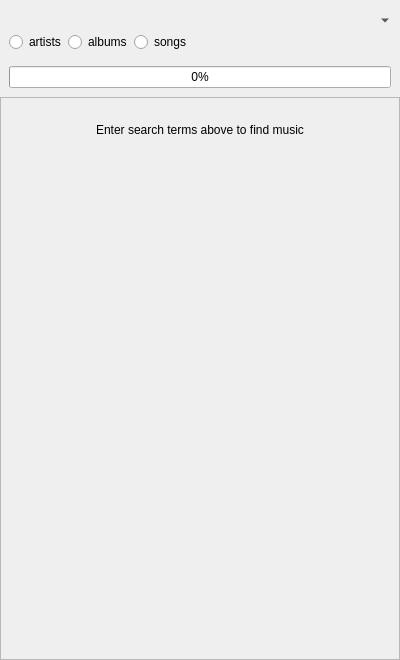
<?xml version="1.0" encoding="UTF-8"?>
<ui version="4.0">
 <class>StreamingSearchView</class>
 <widget class="QWidget" name="StreamingSearchView">
  <property name="geometry">
   <rect>
    <x>0</x>
    <y>0</y>
    <width>400</width>
    <height>660</height>
   </rect>
  </property>
  <property name="windowTitle">
   <string>Streaming Search View</string>
  </property>
  <layout class="QVBoxLayout" name="verticalLayout">
   <property name="spacing">
    <number>0</number>
   </property>
   <property name="leftMargin">
    <number>0</number>
   </property>
   <property name="topMargin">
    <number>0</number>
   </property>
   <property name="rightMargin">
    <number>0</number>
   </property>
   <property name="bottomMargin">
    <number>0</number>
   </property>
   <item>
    <widget class="QWidget" name="widget_search" native="true">
     <layout class="QHBoxLayout" name="horizontalLayout">
      <property name="spacing">
       <number>0</number>
      </property>
      <item>
       <layout class="QVBoxLayout" name="layout_top" stretch="0,0,0">
        <item>
         <layout class="QHBoxLayout" name="layout_search">
          <item>
           <widget class="SearchField" name="search" native="true">
            <property name="placeholderText" stdset="0">
             <string/>
            </property>
           </widget>
          </item>
          <item>
           <widget class="QToolButton" name="settings">
            <property name="minimumSize">
             <size>
              <width>20</width>
              <height>0</height>
             </size>
            </property>
            <property name="accessibleName">
             <string>MenuPopupToolButton</string>
            </property>
            <property name="iconSize">
             <size>
              <width>16</width>
              <height>16</height>
             </size>
            </property>
            <property name="popupMode">
             <enum>QToolButton::MenuButtonPopup</enum>
            </property>
            <property name="autoRaise">
             <bool>true</bool>
            </property>
           </widget>
          </item>
         </layout>
        </item>
        <item>
         <widget class="QWidget" name="widget_searchby" native="true">
          <property name="minimumSize">
           <size>
            <width>0</width>
            <height>20</height>
           </size>
          </property>
          <layout class="QHBoxLayout" name="horizontalLayout_2">
           <property name="spacing">
            <number>2</number>
           </property>
           <property name="leftMargin">
            <number>0</number>
           </property>
           <property name="topMargin">
            <number>0</number>
           </property>
           <property name="rightMargin">
            <number>0</number>
           </property>
           <property name="bottomMargin">
            <number>0</number>
           </property>
           <item>
            <widget class="QRadioButton" name="radiobutton_search_artists">
             <property name="text">
              <string>artists</string>
             </property>
            </widget>
           </item>
           <item>
            <widget class="QRadioButton" name="radiobutton_search_albums">
             <property name="text">
              <string>albums</string>
             </property>
            </widget>
           </item>
           <item>
            <widget class="QRadioButton" name="radiobutton_search_songs">
             <property name="text">
              <string>songs</string>
             </property>
            </widget>
           </item>
           <item>
            <spacer name="spacer_searchby">
             <property name="orientation">
              <enum>Qt::Horizontal</enum>
             </property>
             <property name="sizeHint" stdset="0">
              <size>
               <width>40</width>
               <height>20</height>
              </size>
             </property>
            </spacer>
           </item>
          </layout>
         </widget>
        </item>
        <item>
         <layout class="QVBoxLayout" name="layout_progress">
          <item>
           <widget class="QLabel" name="label_status">
            <property name="text">
             <string/>
            </property>
            <property name="wordWrap">
             <bool>true</bool>
            </property>
           </widget>
          </item>
          <item>
           <widget class="QProgressBar" name="progressbar">
            <property name="value">
             <number>0</number>
            </property>
           </widget>
          </item>
         </layout>
        </item>
       </layout>
      </item>
     </layout>
    </widget>
   </item>
   <item>
    <widget class="QStackedWidget" name="results_stack">
     <property name="currentIndex">
      <number>1</number>
     </property>
     <widget class="QWidget" name="results_page">
      <layout class="QVBoxLayout" name="verticalLayout_3">
       <property name="spacing">
        <number>0</number>
       </property>
       <property name="leftMargin">
        <number>0</number>
       </property>
       <property name="topMargin">
        <number>0</number>
       </property>
       <property name="rightMargin">
        <number>0</number>
       </property>
       <property name="bottomMargin">
        <number>0</number>
       </property>
       <item>
        <widget class="AutoExpandingTreeView" name="results">
         <property name="editTriggers">
          <set>QAbstractItemView::NoEditTriggers</set>
         </property>
         <property name="dragEnabled">
          <bool>true</bool>
         </property>
         <property name="dragDropMode">
          <enum>QAbstractItemView::DragOnly</enum>
         </property>
         <property name="selectionMode">
          <enum>QAbstractItemView::ExtendedSelection</enum>
         </property>
         <property name="allColumnsShowFocus">
          <bool>true</bool>
         </property>
         <attribute name="headerVisible">
          <bool>false</bool>
         </attribute>
        </widget>
       </item>
      </layout>
     </widget>
     <widget class="QWidget" name="help_page">
      <layout class="QVBoxLayout" name="verticalLayout_6">
       <property name="leftMargin">
        <number>0</number>
       </property>
       <property name="topMargin">
        <number>0</number>
       </property>
       <property name="rightMargin">
        <number>0</number>
       </property>
       <property name="bottomMargin">
        <number>0</number>
       </property>
       <item>
        <widget class="QScrollArea" name="help_frame">
         <property name="horizontalScrollBarPolicy">
          <enum>Qt::ScrollBarAlwaysOff</enum>
         </property>
         <property name="widgetResizable">
          <bool>true</bool>
         </property>
         <widget class="QWidget" name="help_frame_contents">
          <property name="geometry">
           <rect>
            <x>0</x>
            <y>0</y>
            <width>398</width>
            <height>518</height>
           </rect>
          </property>
          <layout class="QVBoxLayout" name="verticalLayout_5">
           <item>
            <widget class="QWidget" name="widget" native="true">
             <layout class="QVBoxLayout" name="verticalLayout_4">
              <property name="leftMargin">
               <number>32</number>
              </property>
              <property name="topMargin">
               <number>16</number>
              </property>
              <property name="rightMargin">
               <number>32</number>
              </property>
              <property name="bottomMargin">
               <number>64</number>
              </property>
              <item>
               <widget class="QLabel" name="label_helptext">
                <property name="text">
                 <string>Enter search terms above to find music</string>
                </property>
                <property name="alignment">
                 <set>Qt::AlignCenter</set>
                </property>
                <property name="wordWrap">
                 <bool>true</bool>
                </property>
                <property name="textInteractionFlags">
                 <set>Qt::LinksAccessibleByMouse|Qt::TextSelectableByMouse</set>
                </property>
               </widget>
              </item>
              <item>
               <spacer name="spacer_helptext">
                <property name="orientation">
                 <enum>Qt::Vertical</enum>
                </property>
                <property name="sizeHint" stdset="0">
                 <size>
                  <width>20</width>
                  <height>40</height>
                 </size>
                </property>
               </spacer>
              </item>
             </layout>
            </widget>
           </item>
          </layout>
         </widget>
        </widget>
       </item>
      </layout>
     </widget>
    </widget>
   </item>
  </layout>
 </widget>
 <customwidgets>
  <customwidget>
   <class>SearchField</class>
   <extends>QWidget</extends>
   <header>widgets/searchfield.h</header>
  </customwidget>
  <customwidget>
   <class>AutoExpandingTreeView</class>
   <extends>QTreeView</extends>
   <header>widgets/autoexpandingtreeview.h</header>
  </customwidget>
 </customwidgets>
 <resources/>
 <connections/>
</ui>
